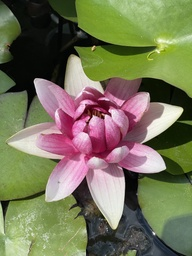
#> input picture originalImages/waterLily.jpeg, 192 x 256 px, shrunk from 840 x 1120 before the run
$ python imageTriangulation.py
#> lines starting #> are read from the running program, lines starting #| are printed output that depends on the picture
# Imports
import math
import matplotlib
from matplotlib.collections import PolyCollection
import matplotlib.pyplot as plt
import numpy as np
from optparse import OptionParser
import os
from PIL import Image
import random
from scipy.spatial import Delaunay

from PIL import ImageFile
ImageFile.LOAD_TRUNCATED_IMAGES = True

# Command line options
parser = OptionParser()
parser.add_option('-d', '--d', dest='d',
                  action='store', type='int', default=60,
                  help='Density parameter')
parser.add_option('-f', '--file', dest='filepath', default=os.getcwd() + '/originalImages/waterLily.jpeg',
                  action='store', help='Image path for image to triangulate')
parser.add_option('-g', '--g', dest='finalname', default='triangulated.jpeg',
                  action='store', help='Final image name for saving')
parser.add_option('-s', '--s', dest='save',
                  action='store_true', help='Save final image')
parser.add_option('-t', '--t', dest='t',
                  action='store', type='int', default=50,
                  help='Threshold value')

(options, args) = parser.parse_args()

# Plot formatting
matplotlib.rcParams.update(matplotlib.rcParamsDefault)
fontsize = 18
params = {
   'axes.labelsize': fontsize,
   'font.size': fontsize,
   'legend.fontsize': 12,
   'xtick.labelsize': fontsize,
   'ytick.labelsize': fontsize,
   'axes.titlesize': fontsize,
   'lines.linewidth': 1,
   'xtick.direction': 'in',
   'ytick.direction': 'in',
   'font.family': 'Serif',
   'font.serif': 'Hoefler Text',
   'axes.grid': False,
   'figure.figsize': (6.75, 4),
   'figure.dpi': 250,
   'mathtext.fontset': 'cm'
}

for param in params.keys():
    matplotlib.rcParams[param] = params[param]

# Load image
threshold = options.t
densityReduction = options.d
image_orig = Image.open(options.filepath)
#> image_orig is the input picture: PIL image 192x256 RGB; mean R, G, B 118.2, 117.2, 88.4
image = Image.open(options.filepath)
image_data = image.load()
image.show()

# Convert to greyscale
for i in range(image.width):
    for j in range(image.height):
        try:
            r, g, b, a = image.getpixel((i, j))
        except:
            r, g, b = image.getpixel((i, j))
        grey = 0.299*r + 0.587*g + 0.114*b
        image_data[i, j] = (int(grey), int(grey), int(grey))
image.show()
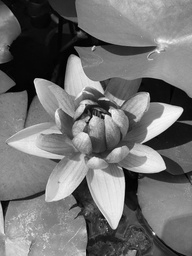
#> shown: PIL image 192x256 RGB; min 0, max 251, mean 113.8

# Image Sharpening
# Define kernels
H = [[0, -1, 0], [-1, 5, -1], [0, -1, 0]]

# Initialize G and populate with 0s as placeholders
G = [[0]*image.height for i in range(image.width)]

maxG = 0
# Apply sharpening operator
for i in range(1, image.width - 2):
    for j in range(1, image.height - 2):
        x1 = H[0][0]*image.getpixel((i - 1, j - 1))[0]
        x2 = H[0][1]*image.getpixel((i, j - 1))[0]
        x3 = H[0][2]*image.getpixel((i + 1, j - 1))[0]
        x4 = H[1][0]*image.getpixel((i - 1, j))[0]
        x5 = H[1][1]*image.getpixel((i, j))[0]
        x6 = H[1][2]*image.getpixel((i + 1, j))[0]
        x7 = H[2][0]*image.getpixel((i - 1, j + 1))[0]
        x8 = H[2][1]*image.getpixel((i, j + 1))[0]
        x9 = H[2][2]*image.getpixel((i + 1, j + 1))[0]
        G_val = x1 + x2 + x3 + x4 + x5 + x6 + x7 + x8 + x9
        G[i][j] = G_val

        if(G_val > maxG):
            maxG = G_val
#> after the loop, G = 192 items; maxG = 537

# Replace pixel data
for i in range(1, image.width - 2):
    for j in range(1, image.height - 2):
        image_data[i, j] = (round(G[i][j]/maxG * 255), round(G[i][j]/maxG * 255), round(G[i][j]/maxG * 255))
image.show()
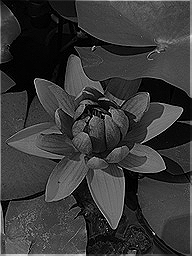
#> shown: PIL image 192x256 RGB; min 0, max 255, mean 56.7

# Edge detection
# Define kernels
xKernel = [[1, 0, -1], [2, 0, -2], [1, 0, -1]]
yKernel = [[1, 2, 1], [0, 0, 0], [-1, -2, -1]]

# Initialize Gx and Gy and populate with 0s as placeholders
Gx = [[0]*image.height for i in range(image.width)]
Gy = [[0]*image.height for i in range(image.width)]
G = [[0]*image.height for i in range(image.width)]
theta = [[0]*image.height for i in range(image.width)]

maxG = 0
# Apply Sobel operator
for i in range(1, image.width - 2):
    for j in range(1, image.height - 2):
        x1 = xKernel[0][0]*image.getpixel((i - 1, j - 1))[0]
        x2 = xKernel[0][1]*image.getpixel((i, j - 1))[0]
        x3 = xKernel[0][2]*image.getpixel((i + 1, j - 1))[0]
        x4 = xKernel[1][0]*image.getpixel((i - 1, j))[0]
        x5 = xKernel[1][1]*image.getpixel((i, j))[0]
        x6 = xKernel[1][2]*image.getpixel((i + 1, j))[0]
        x7 = xKernel[2][0]*image.getpixel((i - 1, j + 1))[0]
        x8 = xKernel[2][1]*image.getpixel((i, j + 1))[0]
        x9 = xKernel[2][2]*image.getpixel((i + 1, j + 1))[0]
        Gx_val = x1 + x2 + x3 + x4 + x5 + x6 + x7 + x8 + x9
        Gx[i][j] = Gx_val

        y1 = yKernel[0][0]*image.getpixel((i - 1, j - 1))[0]
        y2 = yKernel[0][1]*image.getpixel((i, j - 1))[0]
        y3 = yKernel[0][2]*image.getpixel((i + 1, j - 1))[0]
        y4 = yKernel[1][0]*image.getpixel((i - 1, j))[0]
        y5 = yKernel[1][1]*image.getpixel((i, j))[0]
        y6 = yKernel[1][2]*image.getpixel((i + 1, j))[0]
        y7 = yKernel[2][0]*image.getpixel((i - 1, j + 1))[0]
        y8 = yKernel[2][1]*image.getpixel((i, j + 1))[0]
        y9 = yKernel[2][2]*image.getpixel((i + 1, j + 1))[0]
        Gy_val = y1 + y2 + y3 + y4 + y5 + y6 + y7 + y8 + y9
        Gy[i][j] = Gy_val

        G_val = math.sqrt(Gx_val**2 + Gy_val**2)
        G[i][j] = G_val

        try:
            theta[i][j] = math.atan(Gy_val/Gx_val)
        except:
            theta[i][j] = math.inf
        if(G_val > maxG):
            maxG = G_val
#> after the loop, Gx = 192 items; Gy = 192 items; maxG = 863.6; theta = 192 items

# Replace pixel data
for i in range(1, image.width - 2):
    for j in range(1, image.height - 2):
        image_data[i, j] = (round(G[i][j]/maxG * 255), round(G[i][j]/maxG * 255), round(G[i][j]/maxG * 255))
image.show()
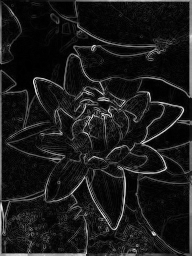
#> shown: PIL image 192x256 RGB; min 0, max 255, mean 25.7

# Determine vertices
S = []
for i in range(1, image.width - 2):
    for j in range(1, image.height - 2):
        if image_data[i, j][0] > threshold:
            S.append([i, j])
S = random.sample(S, round(len(S)/densityReduction)) # reduce density of point cloud
S.append([0, 0])
S.append([0, image.height - 1])
S.append([image.width - 1, 0])
S.append([image.width, image.height])
S = np.array(S)

# [22 lines of commented-out code are left out]
triangles = Delaunay(S)
fig, ax = plt.subplots()
ax.set_aspect('equal')
ax.invert_yaxis()
ax.triplot(S[:,0], S[:,1], triangles.simplices, color='black')
ax.set_axis_off()
plt.show()
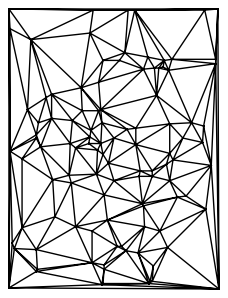
#> figure drawn by matplotlib, 1 panel
# ax.plot(S[:,0], S[:,1], 'o', color='black') # plot vertices

# Color in image based on triangle centroids in original image overlay
fig, ax = plt.subplots()
ax.set_aspect('equal')
ax.invert_yaxis() # use image coordinates
for triangle in range(len(triangles.simplices)):
    vertices = S[triangles.simplices[triangle]]
    a = vertices[0]
    b = vertices[1]
    c = vertices[2]

    xs = vertices[:,0]
    ys = vertices[:,1]

    centroid = [(a[0] + b[0] + c[0])/3, (a[1] + b[1] + c[1])/3]
    color = image_orig.getpixel((centroid[0], centroid[1]))
    R = color[0]/255
    G = color[1]/255
    B = color[2]/255

    ax.fill(xs, ys, color=(R, G, B))
#> this loop made 206 passes
#> (color, R, G, B) on passes 1 to 3: ((118, 141, 87), 0.463, 0.553, 0.341), ((133, 170, 93), 0.522, 0.667, 0.365), ((10, 13, 2), 0.0392, 0.051, 0.00784)
ax.set_axis_off()

if(options.save):
    print('here')
    image_name = options.finalname # replace with desired image name
    plt.savefig(os.getcwd() + '/triangulatedImages/' + image_name) # save image

plt.show()
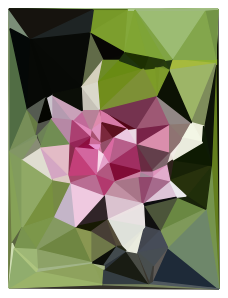
#> figure drawn by matplotlib, 1 panel

$ run again, with originalImages/beach.jpeg copied over originalImages/waterLily.jpeg
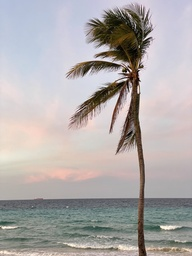
#> input picture originalImages/beach.jpeg, 192 x 256 px, shrunk from 840 x 1120 before the run
#> image_orig is the input picture: PIL image 192x256 RGB; mean R, G, B 175.8, 171, 170.7
#> after the loop `for i in range(1, image.width - 2):`: G = 192 items; maxG = 703
#> `image.show()`:
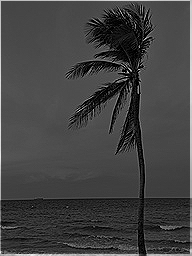
#> shown: PIL image 192x256 RGB; min 0, max 255, mean 66.3
#> after the loop `for i in range(1, image.width - 2):`: Gx = 192 items; maxG = 888.3; theta = 192 items
#> the loop `for triangle in range(len(triangles.simplices)):` made 150 passes
#> (color, R, G, B) on passes 1 to 8: ((195, 195, 219), 0.765, 0.765, 0.859), ((212, 198, 198), 0.831, 0.776, 0.776), ((136, 118, 96), 0.533, 0.463, 0.376), ((180, 171, 174), 0.706, 0.671, 0.682), ((209, 191, 191), 0.82, 0.749, 0.749), ((234, 217, 209), 0.918, 0.851, 0.82), ((186, 194, 215), 0.729, 0.761, 0.843), ((183, 191, 212), 0.718, 0.749, 0.831)
#> `plt.show()`:
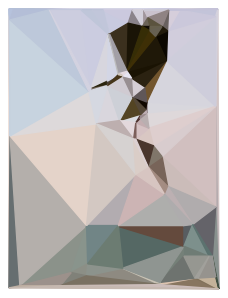
#> figure drawn by matplotlib, 1 panel

$ run again, with originalImages/moon.jpeg copied over originalImages/waterLily.jpeg
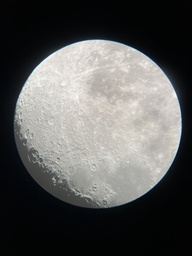
#> input picture originalImages/moon.jpeg, 192 x 256 px, shrunk from 840 x 1120 before the run
#> image_orig is the input picture: PIL image 192x256 RGB; mean R, G, B 87.9, 88.2, 86.6
#> after the loop `for i in range(1, image.width - 2):`: G = 192 items; maxG = 461
#> `image.show()`:
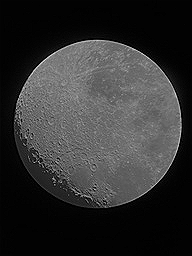
#> shown: PIL image 192x256 RGB; min 0, max 255, mean 48.9
#> after the loop `for i in range(1, image.width - 2):`: Gx = 192 items; maxG = 864; theta = 192 items
#> the loop `for triangle in range(len(triangles.simplices)):` made 80 passes
#> (color, R, G, B) on passes 1 to 8: ((10, 11, 16), 0.0392, 0.0431, 0.0627), ((11, 12, 16), 0.0431, 0.0471, 0.0627), ((4, 5, 7), 0.0157, 0.0196, 0.0275), ((4, 5, 7), 0.0157, 0.0196, 0.0275), ((2, 4, 3), 0.00784, 0.0157, 0.0118), ((2, 4, 3), 0.00784, 0.0157, 0.0118), ((3, 4, 6), 0.0118, 0.0157, 0.0235), ((4, 5, 9), 0.0157, 0.0196, 0.0353)
#> `plt.show()`:
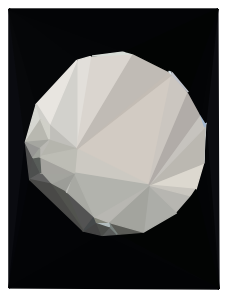
#> figure drawn by matplotlib, 1 panel
